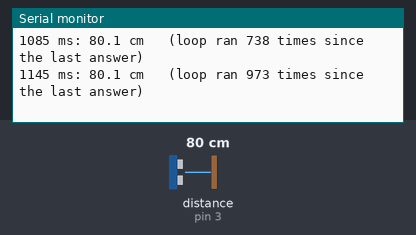
This sketch was run on a simulated Arduino Uno, built with avr-gcc and run on an emulated ATmega328P. Shown: the last lines printed to the serial monitor. Wiring (inferred from the names in the program): ultrasonic range finder: trigger pin 9; echo pin 3. The test bench sets the inputs (shaded band); at power-on: distance to the obstacle (sensor on pin 3) 80 cm. The echo pulse lasts 58.3 µs per cm.

Above: at 1.2 s.
1.3 s: distance to the obstacle (sensor on pin 3) set to 2 cm
At 1.39 s:
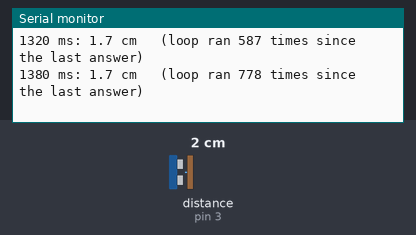
2.8 s: distance to the obstacle (sensor on pin 3) set to 4 cm
At 2.83 s:
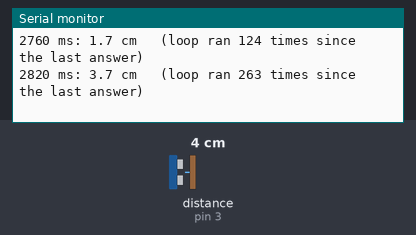
Timing chart, 0 to 5.8 s (numbered marks = the images above; inputs shaded):
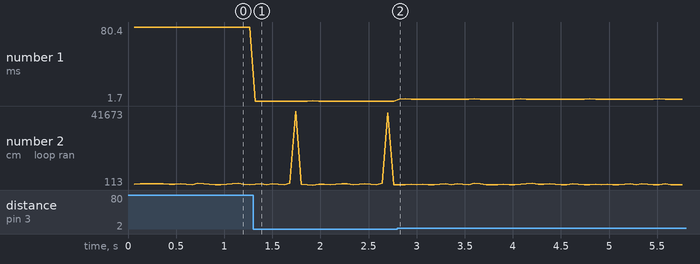

Measured:
- after the input at 1.3 s, the serial monitor: prints a new line at once (image 1)
- plotted number 1: 80.1 → 1.7 after the input at 1.3 s

The sketch:

ultrasonic_isr.ino
```cpp
// ultrasonic_isr.ino - measure distance with an ultrasonic sensor WITHOUT waiting for the echo:
// an interrupt on the echo pin notes when the echo starts and ends; loop() never waits
const int TRIG_PIN = 9;
const int ECHO_PIN = 3;                // an interrupt pin
const unsigned long PING_MS = 60;      // one measurement every 60 ms

volatile unsigned long echoStart = 0;
volatile unsigned long echoWidth = 0;  // how long the echo pin was HIGH, in microseconds
volatile bool echoReady = false;       // set by the ISR when a new width is ready
unsigned long lastPing = 0;
long passes = 0;                       // passes of loop() between pings: how free the loop is

void onEcho() {                        // runs at every change of the echo pin
  if (digitalRead(ECHO_PIN) == HIGH) {
    echoStart = micros();              // the echo pulse begins
  } else {
    echoWidth = micros() - echoStart;  // the echo pulse ends: its width is the sound's travel time
    echoReady = true;
  }
}

void setup() {
  Serial.begin(115200);
  pinMode(TRIG_PIN, OUTPUT);
  pinMode(ECHO_PIN, INPUT);
  attachInterrupt(digitalPinToInterrupt(ECHO_PIN), onEcho, CHANGE);
}

void loop() {
  passes++;
  if (millis() - lastPing >= PING_MS) {          // time for a new measurement
    lastPing += PING_MS;
    digitalWrite(TRIG_PIN, HIGH);                // a 10 us trigger pulse starts the sensor
    delayMicroseconds(10);
    digitalWrite(TRIG_PIN, LOW);
  }
  if (echoReady) {                               // the ISR has a new answer
    noInterrupts();
    unsigned long width = echoWidth;
    echoReady = false;
    interrupts();
    Serial.print(millis());
    Serial.print(" ms: ");
    Serial.print(width / 58.0, 1);               // 58 us of echo per cm (Chapter 119)
    Serial.print(" cm   (loop ran ");
    Serial.print(passes);
    Serial.println(" times since the last answer)");
    passes = 0;
  }
}
```
